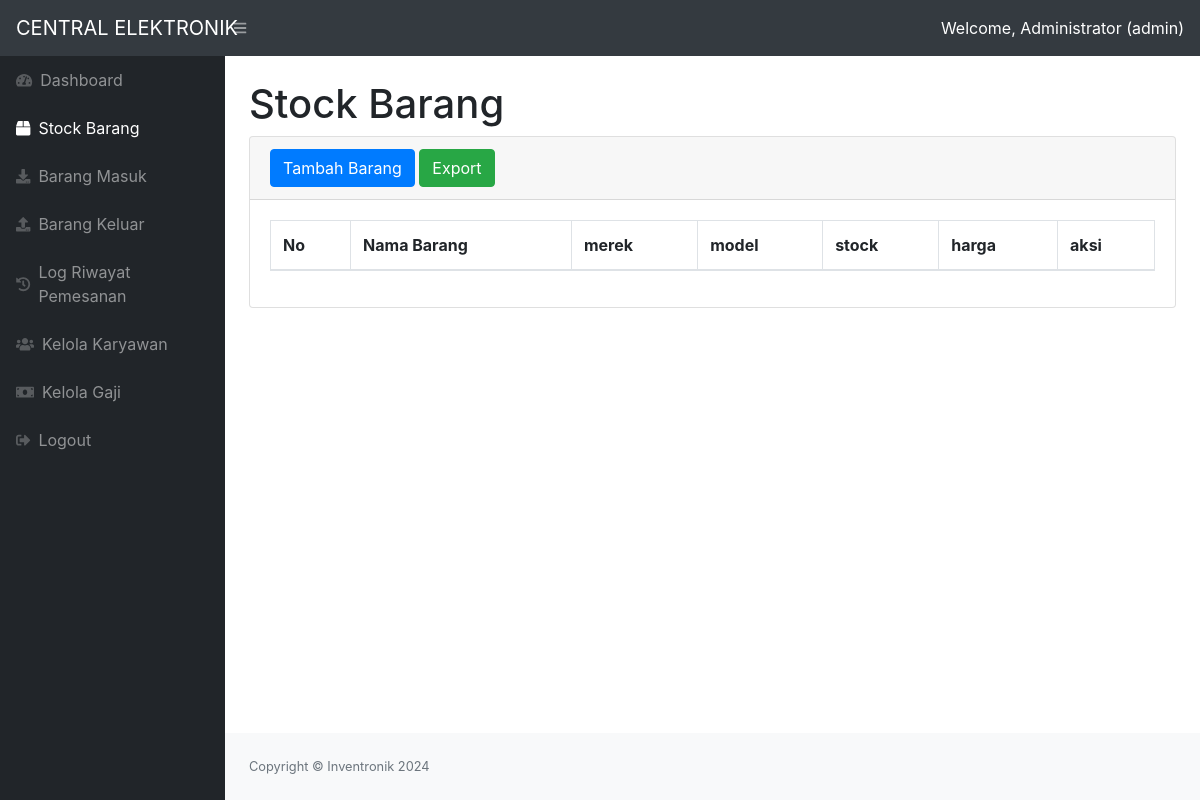
The app's page /index.php (signed in), older data.
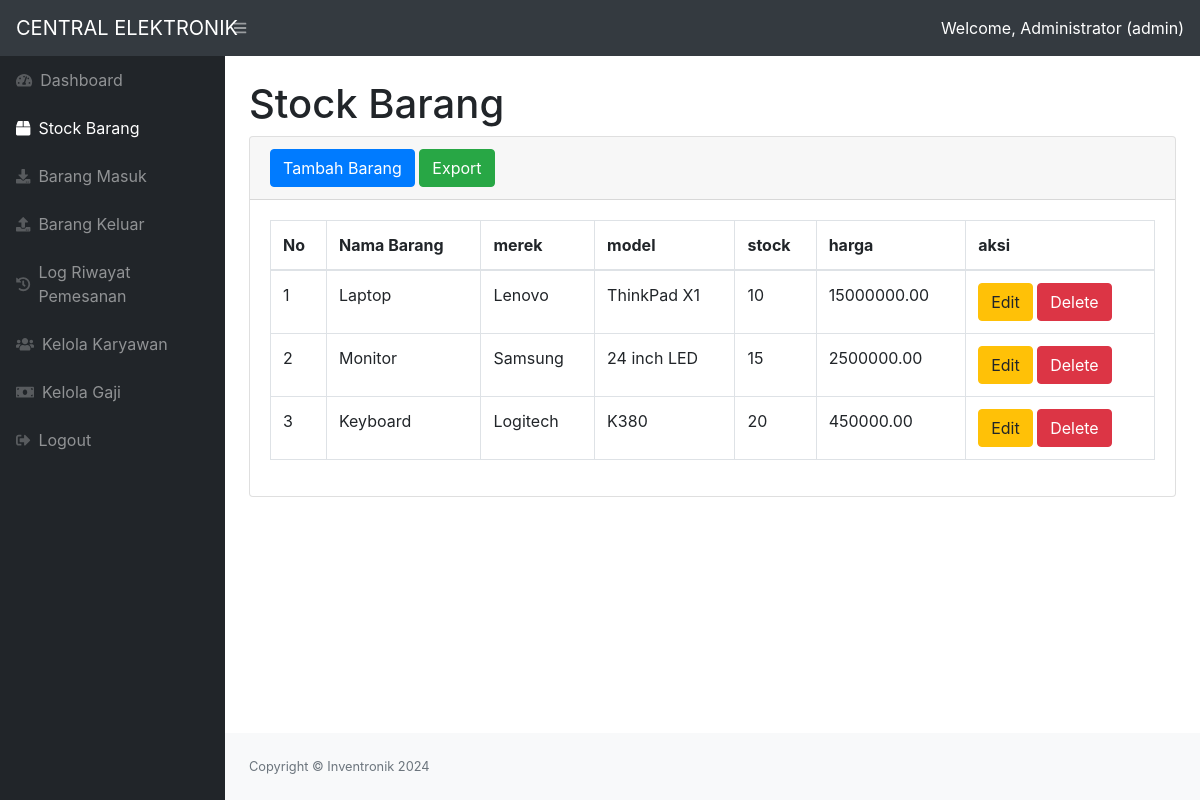
The same page, newer data.
### tables this page shows
CREATE TABLE barang (
    idbarang INT AUTO_INCREMENT PRIMARY KEY,
    namabarang VARCHAR(100) NOT NULL,
    merek VARCHAR(100) NOT NULL,
    model VARCHAR(100) NOT NULL,
    stock INT NOT NULL DEFAULT 0,
    harga DECIMAL(15,2) NOT NULL,
    status ENUM('aktif', 'dihapus') NOT NULL DEFAULT 'aktif'
);

### index.php (the view, shortened to what the changed rows need)
<?php
require 'function.php';
$user_role = isset($_SESSION['role']) ? $_SESSION['role'] : '';
?>
<!DOCTYPE html>
<html lang="en">
    <head>
        <link href="css/styles.css" rel="stylesheet" />
        <link href="https://cdn.datatables.net/1.10.20/css/dataTables.bootstrap4.min.css" rel="stylesheet" />
    </head>
    <body class="sb-nav-fixed">
        <div id="layoutSidenav">
            <div id="layoutSidenav_content">
                <main>
                    <div class="container-fluid">
                        <h1 class="mt-4">Stock Barang</h1>
                        <div class="card mb-4">
                            <div class="card-body">
                                    <div class="table-responsive">
                                        <table class="table table-bordered" id="dataTable" width="100%" cellspacing="0">
                                            <thead>
                                                <tr>
                                                    <th>No</th>
                                                    <th>Nama Barang</th>
                                                    <th>merek</th>
                                                    <th>model</th>
                                                    <th>stock</th>
                                                    <th>harga</th>
                                                    <?php if($user_role === 'admin'): ?>
                                                    <th>aksi</th>
                                                    <?php endif; ?>
                                                </tr>
                                            </thead>
                                            <tbody>
                                                <?php
                                                $ambilsemuadatastock = mysqli_query($conn,"SELECT * FROM barang WHERE status = 'aktif'");
                                                $i = 1;
                                                while($data = mysqli_fetch_array($ambilsemuadatastock)){
                                                    $namabarang = $data['namabarang'];
                                                    $merek = $data['merek'];
                                                    $model = $data['model'];
                                                    $stock = $data['stock'];
                                                    $harga = $data['harga'];
                                                    $idbarang = $data['idbarang'];
                                                ?>
                                                <tr>
                                                    <td><?=$i++;?></td>
                                                    <td><?=$namabarang;?></td>
                                                    <td><?=$merek;?></td>
                                                    <td><?=$model;?></td>
                                                    <td><?=$stock;?></td>
                                                    <td><?=$harga;?></td>
                                                    <td>
                                                    <?php if($user_role === 'admin'): ?>
                                                    <button type="button" class="btn btn-warning" data-toggle="modal" data-target="#edit<?=$idbarang;?>">
                                                        Edit
                                                    </button>
                                                    <button type="button" class="btn btn-danger" data-toggle="modal" data-target="#delete<?=$idbarang;?>">
                                                        Delete
                                                    </button>
                                                    <?php endif; ?>
                                                    </td>
                                                </tr>
                                                </div>
                                                </div>
                                                <?php
                                                };
                                                ?>
                                            </tbody>
                                        </table>
                                    </div>
                            </div>
                        </div>
                    </div>
                </main>
            </div>
        </div>
    </body>
</html>

Row changes from the older to the newer data that the page shows:
added barang: namabarang "Laptop", merek "Lenovo", model "ThinkPad X1", stock "10", harga "15000000.00"
added barang: namabarang "Monitor", merek "Samsung", model "24 inch LED", stock "15", harga "2500000.00"
added barang: namabarang "Keyboard", merek "Logitech", model "K380", stock "20", harga "450000.00"
